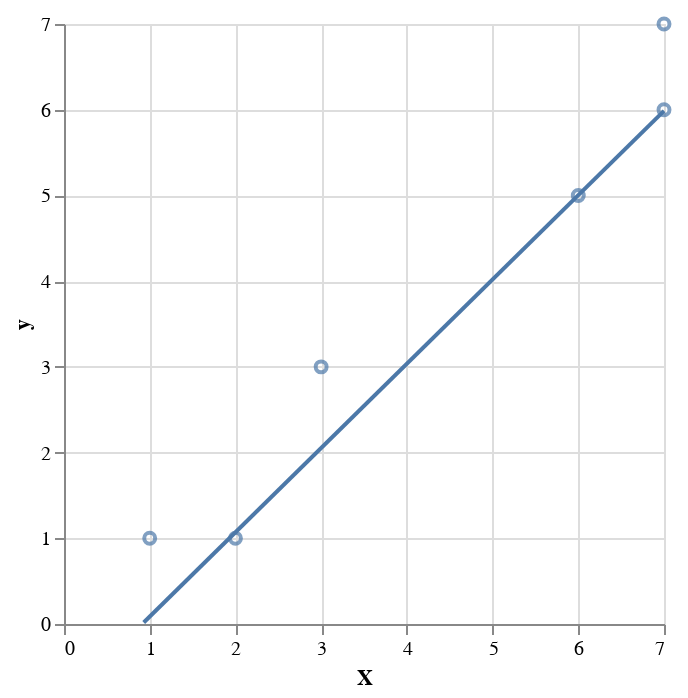

The notebook cell saved with this chart:
### Markdown cell above
**Question 2.0**
<br> {points: 1}

Use the graph below to roughly calculate the average squared vertical distance between the points and the blue line ("Line A" above). **Read values of the graph to a precision of 0.25** (e.g. 1, 1.25, 1.5, 1.75, 2). We reprint the plot for you with only a single line to make it easier to estimate the locations on the graph.

*Save your answer to a variable named `answer2_0`.*

### Code cell
base + alt.Chart(lines[lines['Name'] == 'Line A']).mark_line().encode(
    x='X',
    y='y',
)

### Figure 1 — Vega-Lite specification as saved in the notebook (floating-point values rounded to 4 significant figures)
{"config": {"view": {"continuousWidth": 300, "continuousHeight": 300}}, "layer": [{"data": {"name": "data-fc712e376d10b53a6f46adb2694617be"}, "mark": {"type": "point"}, "encoding": {"x": {"field": "X", "type": "quantitative"}, "y": {"field": "y", "type": "quantitative"}}}, {"data": {"name": "data-c762db16e3c6fee7f318088e56cff0b0"}, "mark": {"type": "line"}, "encoding": {"x": {"field": "X", "type": "quantitative"}, "y": {"field": "y", "type": "quantitative"}}}], "$schema": "https://vega.github.io/schema/vega-lite/v5.8.0.json", "datasets": {"data-fc712e376d10b53a6f46adb2694617be": [{"X": 1, "y": 1}, {"X": 2, "y": 1}, {"X": 3, "y": 3}, {"X": 6, "y": 5}, {"X": 7, "y": 7}, {"X": 7, "y": 6}], "data-c762db16e3c6fee7f318088e56cff0b0": [{"X": 0.93, "y": 0.01756, "Name": "Line A"}, {"X": 7.0, "y": 5.987, "Name": "Line A"}]}}
